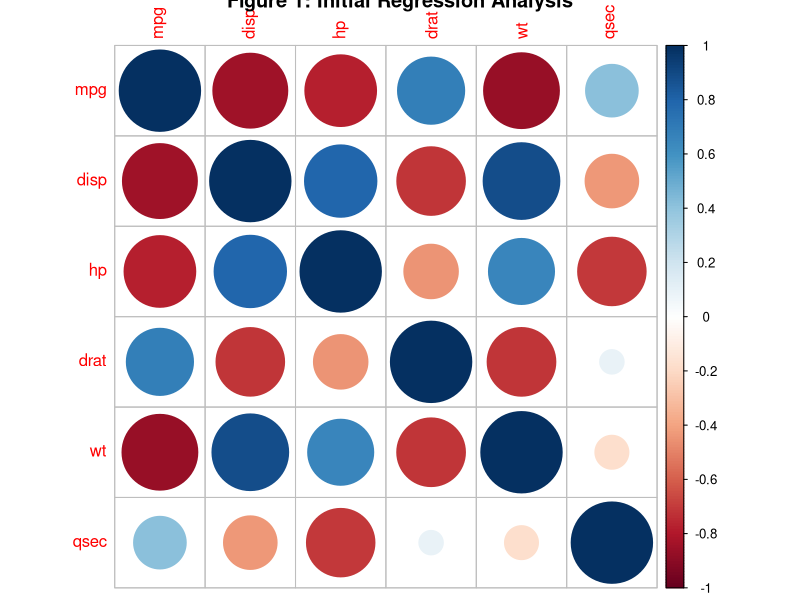
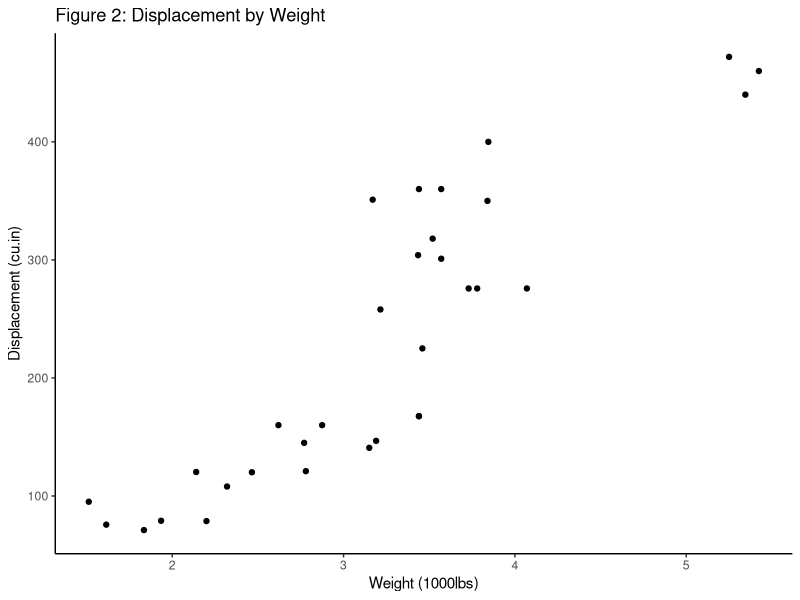
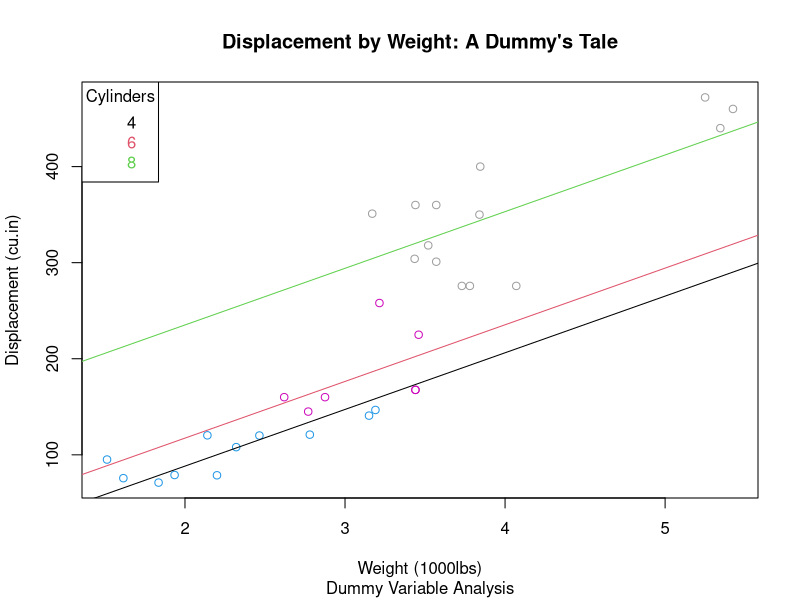
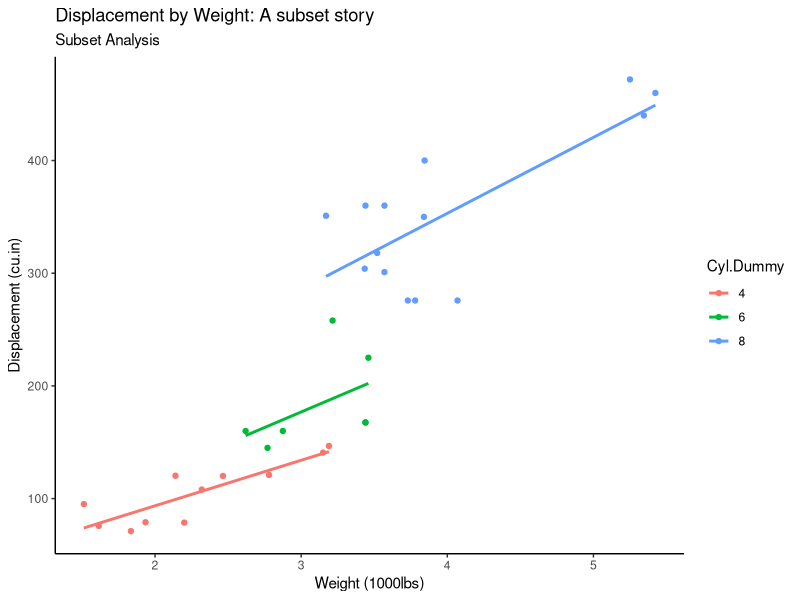

The R script that drew these images, in order:
library(tidyverse)
library(skimr)
library(dplyr)
library(corrplot)
library(ggplot2)

rm(list=ls())
dev.off()

# Setting up data for easy manipulation
view(mtcars)
data <- mtcars

#creating a dummy variable (aka changing cyl to a factor)
data <- data %>% mutate("Cyl.Dummy"=ifelse(cyl==4, "4", ifelse(cyl==6, "6", "8")))
str(data)

#view the relationships plotted by strength
data_num <- data %>% select(mpg, disp, hp, drat, wt, qsec)
correlations <- cor(data_num)
corrplot(correlations, method = "circle", main="Figure 1: Initial Regression Analysis")

#########################
# Test For Significance #
#########################
# significance of the correlation was tested
ggplot(data=data, mapping = aes(x=wt, y=disp))+
  geom_point()+
  theme_classic()+
  labs(title = "Figure 2: Displacement by Weight", x="Weight (1000lbs)", y="Displacement (cu.in)")
cor.test(data$wt, data$disp, conf.level = 0.95)

###################
# Dummy Variables #
###################
#Plotting a relationship for disp by wt, analysis through dummy variables
plot(y=data$disp, x=data$wt, col=data$Cyl.Dummy, main="Displacement by Weight: A Dummy's Tale", sub = "Dummy Variable Analysis", xlab = "Weight (1000lbs)", ylab = "Displacement (cu.in)")
# legend("topleft", 
#        title="Cylinders", 
#        legend = levels(data$Cyl.Dummy), 
#        text.col = c(1:3))
# levels(data$Cyl.Dummy)
###Code commented out because my legend argument was giving NULL so turning column into a factor
cylVec <- data$Cyl.Dummy
cylVec <- factor(cylVec)
levels(cylVec)
legend("topleft", 
       title="Cylinders",
       legend = levels(cylVec),
       text.col = c(1:3))
#Calculating the regression
regression <- lm(disp~wt+Cyl.Dummy, data=data)
regression
#Calculating the dummy variables regressions
abline(a=regression$coefficients[1], b=regression$coefficients[2], col=1)
abline(a=regression$coefficients[1]+regression$coefficients[3], b=regression$coefficients[2], col=2)
abline(a=regression$coefficients[1]+regression$coefficients[4], b=regression$coefficients[2], col=3)




################
# Data Subsets #
################
# Plotting a relationship for disp by wt, analysis through subset method
ggplot(data, mapping=aes(wt, disp, col=Cyl.Dummy))+
  geom_point()+
  geom_smooth(method=lm, se=FALSE)+
  theme_classic()+
  labs(title = "Displacement by Weight: A subset story", x="Weight (1000lbs)", y="Displacement (cu.in)", subtitle = "Subset Analysis")
